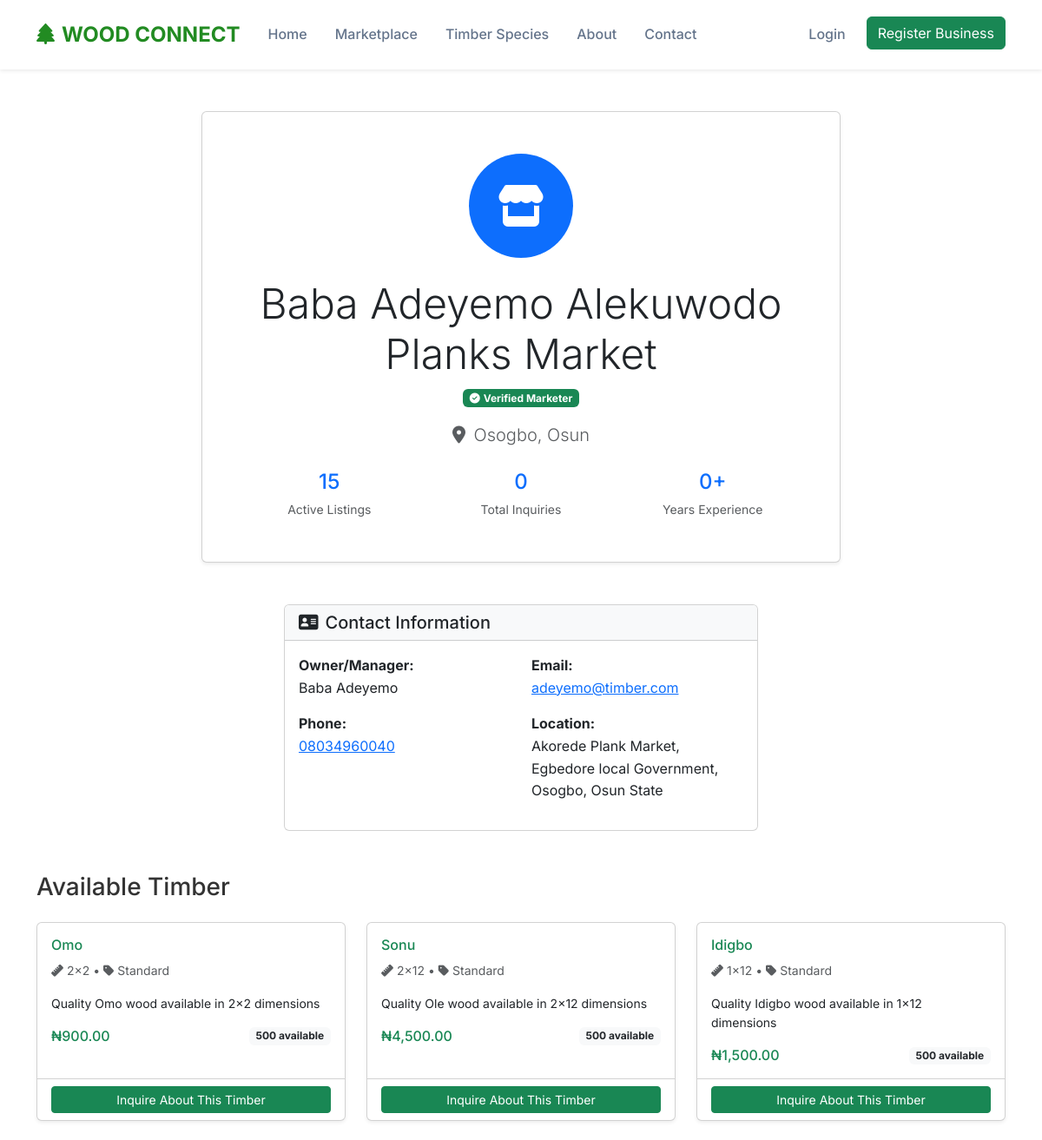
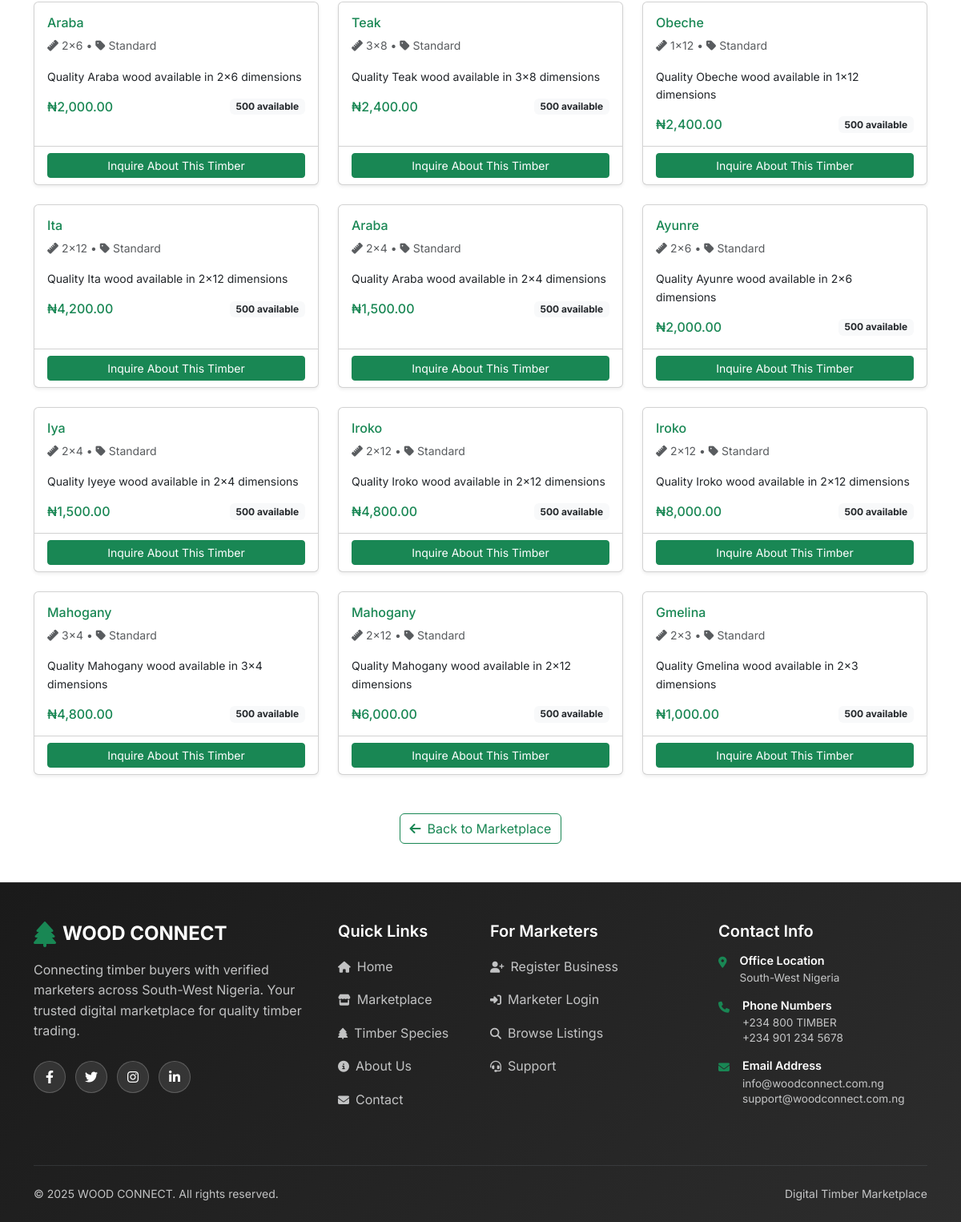
Page /marketplace/profile.php?marketer_id=26 on the committed database (2 pictures, top to bottom).
### tables this page shows
CREATE TABLE `marketers` (
  `id` int(11) NOT NULL,
  `business_name` varchar(255) NOT NULL,
  `owner_name` varchar(255) NOT NULL,
  `address` text NOT NULL,
  `city` varchar(100) NOT NULL,
  `state` enum('Ondo','Ekiti','Osun','Oyo','Ogun','Lagos') NOT NULL,
  `local_government` varchar(100) NOT NULL,
  `phone` varchar(20) NOT NULL,
  `email` varchar(255) DEFAULT NULL,
  `password_hash` varchar(255) DEFAULT NULL,
  `business_description` text DEFAULT NULL,
  `verification_status` enum('pending','verified','rejected') DEFAULT 'verified',
  `verification_notes` text DEFAULT NULL,
  `profile_image` varchar(500) DEFAULT NULL,
  `registration_date` timestamp NOT NULL DEFAULT current_timestamp(),
  `last_login` timestamp NULL DEFAULT NULL,
  `is_active` tinyint(1) DEFAULT 1,
  `reset_token` varchar(100) DEFAULT NULL,
  `reset_expires` timestamp NULL DEFAULT NULL
);

CREATE TABLE `inventory` (
  `id` int(11) NOT NULL,
  `marketer_id` int(11) NOT NULL,
  `species_id` int(11) NOT NULL,
  `dimensions` varchar(50) NOT NULL,
  `price_per_unit` decimal(10,2) NOT NULL,
  `quantity_available` int(11) NOT NULL DEFAULT 0,
  `unit_type` enum('length','piece','bundle') DEFAULT 'length',
  `quality_grade` enum('premium','standard','economy') DEFAULT 'standard',
  `description` text DEFAULT NULL,
  `image_path` varchar(500) DEFAULT NULL,
  `is_available` tinyint(1) DEFAULT 1,
  `created_at` timestamp NOT NULL DEFAULT current_timestamp(),
  `updated_at` timestamp NOT NULL DEFAULT current_timestamp() ON UPDATE current_timestamp()
);

CREATE TABLE `species` (
  `id` int(11) NOT NULL,
  `scientific_name` varchar(255) NOT NULL,
  `common_names` longtext NOT NULL CHECK (json_valid(`common_names`)),
  `family` varchar(100) DEFAULT NULL,
  `density_range` varchar(100) DEFAULT NULL,
  `durability` varchar(50) DEFAULT NULL,
  `timber_value_rank` int(11) DEFAULT 1,
  `common_uses` longtext DEFAULT NULL CHECK (json_valid(`common_uses`)),
  `description` text DEFAULT NULL,
  `image_path` varchar(500) DEFAULT NULL,
  `created_at` timestamp NOT NULL DEFAULT current_timestamp(),
  `updated_at` timestamp NOT NULL DEFAULT current_timestamp() ON UPDATE current_timestamp()
);

### includes/functions.php (called while the page is built, shortened)
<?php
function formatNaira($amount)
{
    return '₦' . number_format($amount, 2);
}
function url($path = '')
{
    return BASE_URL . '/' . ltrim($path, '/');
}

### marketplace/profile.php (the view, shortened to what this page needs)
<?php
require_once '../includes/config.php';
$marketer_id = $_GET['marketer_id'] ?? 0;
$marketer_stmt = $pdo->prepare("
    SELECT m.*,
           COUNT(i.id) as total_listings,
           COUNT(DISTINCT inv.id) as total_inquiries
    FROM marketers m
    LEFT JOIN inventory i ON m.id = i.marketer_id AND i.is_available = TRUE
    LEFT JOIN inquiries inv ON m.id = inv.marketer_id
    WHERE m.id = ? AND m.is_active = TRUE
    GROUP BY m.id
");
$marketer_stmt->execute([$marketer_id]);
$marketer = $marketer_stmt->fetch(PDO::FETCH_ASSOC);
$inventory_stmt = $pdo->prepare("
    SELECT i.*, s.scientific_name, s.common_names
    FROM inventory i
    JOIN species s ON i.species_id = s.id
    WHERE i.marketer_id = ? AND i.is_available = TRUE
    ORDER BY i.updated_at DESC
");
$inventory_stmt->execute([$marketer_id]);
$inventory_items = $inventory_stmt->fetchAll(PDO::FETCH_ASSOC);
include '../includes/header.php';
?>
<div class="container py-5">
  <div class="row mb-5">
    <div class="col-lg-8 mx-auto">
      <div class="card shadow-sm">
        <div class="card-body text-center p-5">
          <div class="marketer-avatar mb-4">
            <?php if ($marketer['profile_image']): ?>
              <img src="<?php echo upload('marketers/' . $marketer['profile_image']); ?>"
                alt="<?php echo htmlspecialchars($marketer['business_name']); ?>"
                class="rounded-circle" style="width: 120px; height: 120px; object-fit: cover;">
            <?php else: ?>
              <div class="bg-primary text-white rounded-circle d-inline-flex align-items-center justify-content-center"
                style="width: 120px; height: 120px; font-size: 3rem;">
                <i class="fas fa-store"></i>
              </div>
            <?php endif; ?>
          </div>
          <h1 class="display-5 mb-2"><?php echo htmlspecialchars($marketer['business_name']); ?></h1>
          <?php if ($marketer['verification_status'] === 'verified'): ?>
            <span class="badge bg-success mb-3">
              <i class="fas fa-check-circle me-1"></i>Verified Marketer
            </span>
          <?php endif; ?>
          <p class="lead text-muted mb-3">
            <i class="fas fa-map-marker-alt me-1"></i>
            <?php echo htmlspecialchars($marketer['city'] . ', ' . $marketer['state']); ?>
          </p>
          <div class="row mt-4">
            <div class="col-md-4">
              <div class="stat">
                <h4 class="text-primary mb-1"><?php echo $marketer['total_listings']; ?></h4>
                <small class="text-muted">Active Listings</small>
              </div>
            </div>
            <div class="col-md-4">
              <div class="stat">
                <h4 class="text-primary mb-1"><?php echo $marketer['total_inquiries']; ?></h4>
                <small class="text-muted">Total Inquiries</small>
              </div>
            </div>
            <div class="col-md-4">
              <div class="stat">
                <h4 class="text-primary mb-1">
                  <?php echo date('Y') - date('Y', strtotime($marketer['registration_date'])); ?>+
                </h4>
                <small class="text-muted">Years Experience</small>
              </div>
            </div>
          </div>
        </div>
      </div>
    </div>
  </div>
  <div class="row mb-5">
    <div class="col-lg-6 mx-auto">
      <div class="card">
        <div class="card-header bg-light">
          <h5 class="mb-0"><i class="fas fa-address-card me-2"></i>Contact Information</h5>
        </div>
        <div class="card-body">
          <div class="row">
            <div class="col-md-6">
              <p><strong>Owner/Manager:</strong><br><?php echo htmlspecialchars($marketer['owner_name']); ?></p>
              <p><strong>Phone:</strong><br>
                <a href="tel:<?php echo htmlspecialchars($marketer['phone']); ?>">
                  <?php echo htmlspecialchars($marketer['phone']); ?>
                </a>
              </p>
            </div>
            <div class="col-md-6">
              <p><strong>Email:</strong><br>
                <?php if ($marketer['email']): ?>
                  <a href="mailto:<?php echo htmlspecialchars($marketer['email']); ?>">
                    <?php echo htmlspecialchars($marketer['email']); ?>
                  </a>
                <?php else: ?>
                  <span class="text-muted">Not provided</span>
                <?php endif; ?>
              </p>
              <p><strong>Location:</strong><br><?php echo htmlspecialchars($marketer['address']); ?></p>
            </div>
          </div>
        </div>
      </div>
    </div>
  </div>
  <div class="row">
    <div class="col-12">
      <h3 class="mb-4">Available Timber</h3>
      <?php if (empty($inventory_items)): ?>
        <div class="card">
          <div class="card-body text-center py-5">
            <i class="fas fa-box-open fa-3x text-muted mb-3"></i>
            <h5>No Active Listings</h5>
            <p class="text-muted">This marketer doesn't have any active timber listings at the moment.</p>
            <a href="<?php echo url('marketplace/'); ?>" class="btn btn-success">Browse Other Marketers</a>
          </div>
        </div>
      <?php else: ?>
        <div class="row g-4">
          <?php foreach ($inventory_items as $item):
            $common_names = json_decode($item['common_names'], true);
            $primary_name = $common_names[0] ?? $item['scientific_name'];
          ?>
            <div class="col-lg-4 col-md-6">
              <div class="card h-100 shadow-sm">
                <div class="card-body">
                  <h6 class="card-title text-success"><?php echo $primary_name; ?></h6>
                  <p class="card-text small text-muted">
                    <i class="fas fa-ruler me-1"></i><?php echo $item['dimensions']; ?> •
                    <i class="fas fa-tag me-1"></i><?php echo ucfirst($item['quality_grade']); ?>
                  </p>
                  <p class="card-text small"><?php echo $item['description'] ?: 'Quality timber available.'; ?></p>
                  <div class="d-flex justify-content-between align-items-center mt-auto">
                    <span class="h6 text-success mb-0"><?php echo formatNaira($item['price_per_unit']); ?></span>
                    <span class="badge bg-light text-dark"><?php echo $item['quantity_available']; ?> available</span>
                  </div>
                </div>
                <div class="card-footer bg-transparent">
                  <a href="<?php echo url('marketplace/inquiry.php'); ?>?inventory_id=<?php echo $item['id']; ?>" class="btn btn-success btn-sm w-100">
                    Inquire About This Timber
                  </a>
                </div>
              </div>
            </div>
          <?php endforeach; ?>
        </div>
      <?php endif; ?>
    </div>
  </div>
  <div class="row mt-5">
    <div class="col-12 text-center">
      <a href="<?php echo url('marketplace/'); ?>" class="btn btn-outline-success">
        <i class="fas fa-arrow-left me-2"></i>Back to Marketplace
      </a>
    </div>
  </div>
</div>
<?php include '../includes/footer.php'; ?>
</body>
</html>

### assets/css/style.css (style rules this page uses)
:root { --primary-green: #228B22; --earth-brown: #8B4513; --warm-amber: #D2691E; --slate-gray: #64748b; --off-white: #f8fafc; --forest-dark: #1a5e1a; }
* { margin: 0; padding: 0; box-sizing: border-box; }
body { font-family: 'Inter', sans-serif; line-height: 1.6; color: #333; background-color: #fff; }
html, body { height: 100%; }
body { display: flex; flex-direction: column; min-height: 100vh; }

### rows in the picture
marketers: business_name "Baba Adeyemo Alekuwodo Planks Market", city+state "Osogbo, Osun", owner_name "Baba Adeyemo", phone "08034960040", email "adeyemo@timber.com", address "Akorede Plank Market, Egbedore local Government, Osogbo, Osun State"
inventory: species.common_names "Omo", dimensions "2x2", quality_grade "Standard", description "Quality Omo wood available in 2x2 dimensions", price_per_unit "₦900.00", quantity_available "500"
inventory: species.common_names "Sonu", dimensions "2x12", quality_grade "Standard", description "Quality Ole wood available in 2x12 dimensions", price_per_unit "₦4,500.00", quantity_available "500"
inventory: species.common_names "Idigbo", dimensions "1x12", quality_grade "Standard", description "Quality Idigbo wood available in 1x12 dimensions", price_per_unit "₦1,500.00", quantity_available "500"
inventory: species.common_names "Araba", dimensions "2x6", quality_grade "Standard", description "Quality Araba wood available in 2x6 dimensions", price_per_unit "₦2,000.00", quantity_available "500"
inventory: species.common_names "Teak", dimensions "3x8", quality_grade "Standard", description "Quality Teak wood available in 3x8 dimensions", price_per_unit "₦2,400.00", quantity_available "500"
inventory: species.common_names "Obeche", dimensions "1x12", quality_grade "Standard", description "Quality Obeche wood available in 1x12 dimensions", price_per_unit "₦2,400.00", quantity_available "500"
inventory: species.common_names "Ita", dimensions "2x12", quality_grade "Standard", description "Quality Ita wood available in 2x12 dimensions", price_per_unit "₦4,200.00", quantity_available "500"
inventory: species.common_names "Araba", dimensions "2x4", quality_grade "Standard", description "Quality Araba wood available in 2x4 dimensions", price_per_unit "₦1,500.00", quantity_available "500"
inventory: species.common_names "Ayunre", dimensions "2x6", quality_grade "Standard", description "Quality Ayunre wood available in 2x6 dimensions", price_per_unit "₦2,000.00", quantity_available "500"
inventory: species.common_names "Iya", dimensions "2x4", quality_grade "Standard", description "Quality Iyeye wood available in 2x4 dimensions", price_per_unit "₦1,500.00", quantity_available "500"
inventory: species.common_names "Iroko", dimensions "2x12", quality_grade "Standard", description "Quality Iroko wood available in 2x12 dimensions", price_per_unit "₦4,800.00", quantity_available "500"
inventory: species.common_names "Iroko", dimensions "2x12", quality_grade "Standard", description "Quality Iroko wood available in 2x12 dimensions", price_per_unit "₦8,000.00", quantity_available "500"
inventory: species.common_names "Mahogany", dimensions "3x4", quality_grade "Standard", description "Quality Mahogany wood available in 3x4 dimensions", price_per_unit "₦4,800.00", quantity_available "500"
inventory: species.common_names "Mahogany", dimensions "2x12", quality_grade "Standard", description "Quality Mahogany wood available in 2x12 dimensions", price_per_unit "₦6,000.00", quantity_available "500"
inventory: species.common_names "Gmelina", dimensions "2x3", quality_grade "Standard", description "Quality Gmelina wood available in 2x3 dimensions", price_per_unit "₦1,000.00", quantity_available "500"

### other values in the picture
$marketer['total_listings'] "15"
$marketer['total_inquiries'] "0"
